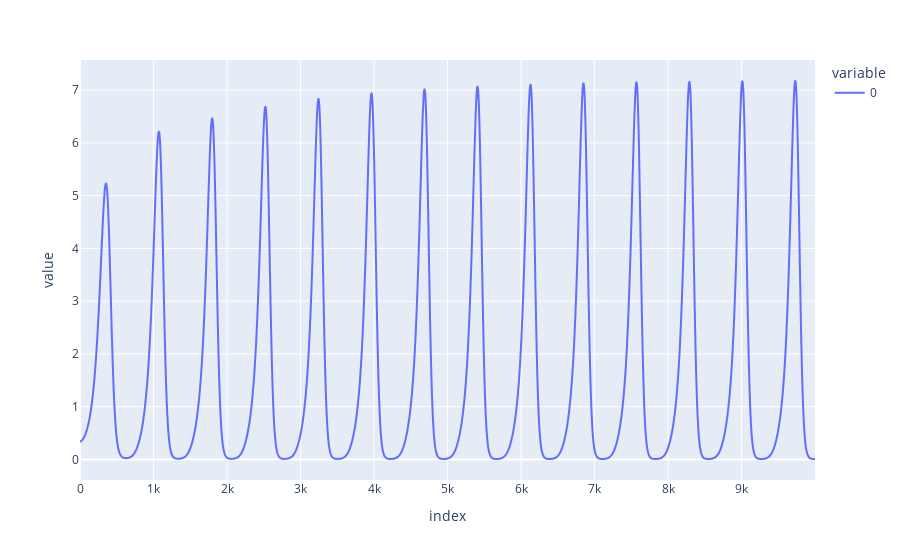

Notebook source saved alongside this figure:
### Code cell
px.line(signal)

### Figure 1 — Plotly figure (JSON) as saved in the notebook; plotly's stock layout.template omitted (floating-point values rounded to 4 significant figures; data arrays with more than 128 entries replaced by an {"elided": "..."} marker saying what was removed)
{"data": [{"hovertemplate": "variable=0<br>index=%{x}<br>value=%{y}<extra></extra>", "legendgroup": "0", "line": {"color": "#636efa", "dash": "solid"}, "marker": {"symbol": "circle"}, "mode": "lines", "name": "0", "showlegend": true, "type": "scattergl", "x": {"elided": "10000 int values"}, "xaxis": "x", "y": {"elided": "10000 float values"}, "yaxis": "y"}], "layout": {"legend": {"title": {"text": "variable"}, "tracegroupgap": 0}, "margin": {"t": 60}, "xaxis": {"anchor": "y", "domain": [0, 1], "title": {"text": "index"}}, "yaxis": {"anchor": "x", "domain": [0, 1], "title": {"text": "value"}}}}
